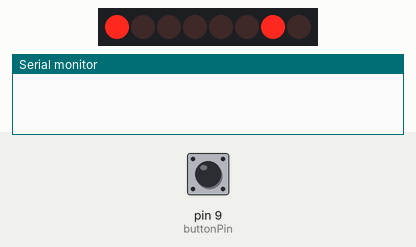
Bench run of a sketch on a simulated Arduino Uno, built with avr-gcc and run on an emulated ATmega328P. Parts: 8 shift-register outputs drawn as a row of LEDs (first output left, lit = HIGH), the last lines printed to the serial monitor. Wiring (inferred from the names in the program): shift register (74HC595): data pin 4; shift clock pin 3; latch pin 2. Wiring (inferred from the signals the program sends): row of LEDs: on Q0, Q1, Q2, Q3, Q4, Q5, Q6, Q7. The test bench sets the inputs (shaded band); at power-on: pin 9 (buttonPin) LOW. Random numbers use the default seed unless the sketch sets one.

Above: at 1.2 s.
1.3 s: pin 9 (buttonPin) pulled HIGH for 0.15 s
At 3.0 s:
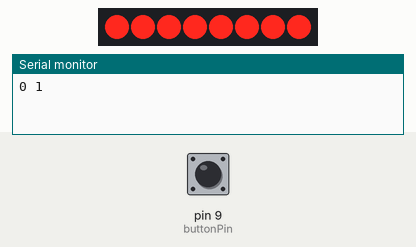
3.3 s: pin 9 (buttonPin) pulled HIGH for 1 s
At 5.5 s:
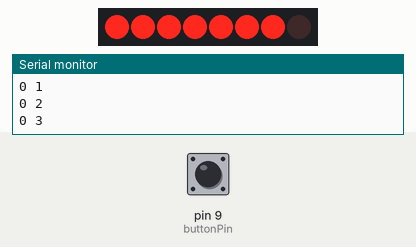
5.8 s: pin 9 (buttonPin) pulled HIGH for 3.2 s
At 6.3 s:
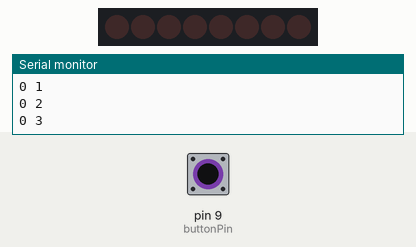
10.8 s: pin 9 (buttonPin) pulled HIGH for 1 s
At 12.6 s:
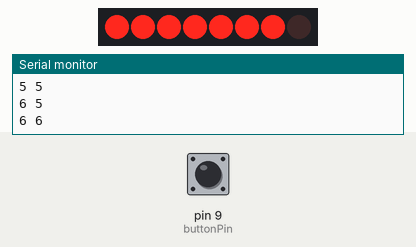
13.3 s: pin 9 (buttonPin) pulled HIGH for 0.15 s
At 13.59 s:
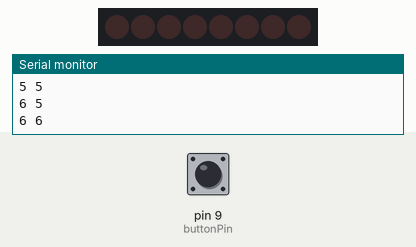
14.0 s: pin 9 (buttonPin) pulled HIGH for 0.15 s
Timing chart, 0 to 15.7 s (numbered marks = the images above; inputs shaded):
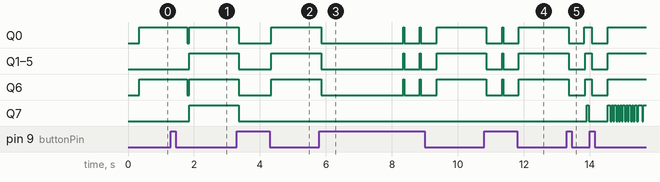

The sketch:

Pizza.ino
```cpp
#include <Display_RF.h>

#define PIN_SCE   2//7  // LCD CS  .... Pin 3
#define PIN_RESET 6  // LCD RST .... Pin 1
#define PIN_DC    5  // LCD Dat/Com. Pin 5
#define PIN_SDIN  4  // LCD SPIDat . Pin 6
#define PIN_SCLK  3  // LCD SPIClk . Pin 4
                     // LCD Gnd .... Pin 2
                     // LCD Vcc .... Pin 8
                     // LCD Vlcd ... Pin 7

Display_RF d(PIN_SCE,PIN_SCLK, PIN_SDIN, PIN_DC, PIN_RESET);
int buttonState = 0;

const int buttonPin = 9;

void setup(void){
  d.LcdInitialise();
  d.LcdClear();

  pinMode(buttonPin, INPUT);
  Serial.begin(9600);

}

int scoreA, scoreB = 0;
String score;

void loop(void){

  buttonState = digitalRead(buttonPin);
  boolean scored= false;
  if (buttonState == HIGH) {
    scored=true;
    if(random(0,2) ==0){
    scoreA+=1;
    } else {
      scoreB+=1;
    }
    score = String(scoreA) + " "+ String(scoreB);
    delay(500);//beter is een capacitor
  }
  d.gotoXY(24,1);
  char charBuf[50];
  score.toCharArray(charBuf, 50);
  d.LcdString (charBuf);
  if(scored){
    Serial.println(score);
    scored= false;
  }
}
```

Display_RF.cpp
```cpp
#include "Display_RF.h"

#define LCD_C     LOW
#define LCD_D     HIGH

#define LCD_X     84
#define LCD_Y     48
#define LCD_CMD   0


//#define PIN_SCE   2  // LCD CS  .... Pin 3
#define PIN_RESET 6  // LCD RST .... Pin 1
//#define PIN_DC    5  // LCD Dat/Com. Pin 5
//#define PIN_SDIN  4  // LCD SPIDat . Pin 6
//#define PIN_SCLK  3  // LCD SPIClk . Pin 4
                     // LCD Gnd .... Pin 2
                     // LCD Vcc .... Pin 8
                     // LCD Vlcd ... Pin 7


static const byte ASCII[][5] =
{
 {0x00, 0x00, 0x00, 0x00, 0x00} // 20
,{0x00, 0x00, 0x5f, 0x00, 0x00} // 21 !
,{0x00, 0x07, 0x00, 0x07, 0x00} // 22 "
,{0x14, 0x7f, 0x14, 0x7f, 0x14} // 23 #
,{0x24, 0x2a, 0x7f, 0x2a, 0x12} // 24 $
,{0x23, 0x13, 0x08, 0x64, 0x62} // 25 %
,{0x36, 0x49, 0x55, 0x22, 0x50} // 26 &
,{0x00, 0x05, 0x03, 0x00, 0x00} // 27 '
,{0x00, 0x1c, 0x22, 0x41, 0x00} // 28 (
,{0x00, 0x41, 0x22, 0x1c, 0x00} // 29 )
,{0x14, 0x08, 0x3e, 0x08, 0x14} // 2a *
,{0x08, 0x08, 0x3e, 0x08, 0x08} // 2b +
,{0x00, 0x50, 0x30, 0x00, 0x00} // 2c ,
,{0x08, 0x08, 0x08, 0x08, 0x08} // 2d -
,{0x00, 0x60, 0x60, 0x00, 0x00} // 2e .
,{0x20, 0x10, 0x08, 0x04, 0x02} // 2f /
,{0x3e, 0x51, 0x49, 0x45, 0x3e} // 30 0
,{0x00, 0x42, 0x7f, 0x40, 0x00} // 31 1
,{0x42, 0x61, 0x51, 0x49, 0x46} // 32 2
,{0x21, 0x41, 0x45, 0x4b, 0x31} // 33 3
,{0x18, 0x14, 0x12, 0x7f, 0x10} // 34 4
,{0x27, 0x45, 0x45, 0x45, 0x39} // 35 5
,{0x3c, 0x4a, 0x49, 0x49, 0x30} // 36 6
,{0x01, 0x71, 0x09, 0x05, 0x03} // 37 7
,{0x36, 0x49, 0x49, 0x49, 0x36} // 38 8
,{0x06, 0x49, 0x49, 0x29, 0x1e} // 39 9
,{0x00, 0x36, 0x36, 0x00, 0x00} // 3a :
,{0x00, 0x56, 0x36, 0x00, 0x00} // 3b ;
,{0x08, 0x14, 0x22, 0x41, 0x00} // 3c <
,{0x14, 0x14, 0x14, 0x14, 0x14} // 3d =
,{0x00, 0x41, 0x22, 0x14, 0x08} // 3e >
,{0x02, 0x01, 0x51, 0x09, 0x06} // 3f ?
,{0x32, 0x49, 0x79, 0x41, 0x3e} // 40 @
,{0x7e, 0x11, 0x11, 0x11, 0x7e} // 41 A
,{0x7f, 0x49, 0x49, 0x49, 0x36} // 42 B
,{0x3e, 0x41, 0x41, 0x41, 0x22} // 43 C
,{0x7f, 0x41, 0x41, 0x22, 0x1c} // 44 D
,{0x7f, 0x49, 0x49, 0x49, 0x41} // 45 E
,{0x7f, 0x09, 0x09, 0x09, 0x01} // 46 F
,{0x3e, 0x41, 0x49, 0x49, 0x7a} // 47 G
,{0x7f, 0x08, 0x08, 0x08, 0x7f} // 48 H
,{0x00, 0x41, 0x7f, 0x41, 0x00} // 49 I
,{0x20, 0x40, 0x41, 0x3f, 0x01} // 4a J
,{0x7f, 0x08, 0x14, 0x22, 0x41} // 4b K
,{0x7f, 0x40, 0x40, 0x40, 0x40} // 4c L
,{0x7f, 0x02, 0x0c, 0x02, 0x7f} // 4d M
,{0x7f, 0x04, 0x08, 0x10, 0x7f} // 4e N
,{0x3e, 0x41, 0x41, 0x41, 0x3e} // 4f O
,{0x7f, 0x09, 0x09, 0x09, 0x06} // 50 P
,{0x3e, 0x41, 0x51, 0x21, 0x5e} // 51 Q
,{0x7f, 0x09, 0x19, 0x29, 0x46} // 52 R
,{0x46, 0x49, 0x49, 0x49, 0x31} // 53 S
,{0x01, 0x01, 0x7f, 0x01, 0x01} // 54 T
,{0x3f, 0x40, 0x40, 0x40, 0x3f} // 55 U
,{0x1f, 0x20, 0x40, 0x20, 0x1f} // 56 V
,{0x3f, 0x40, 0x38, 0x40, 0x3f} // 57 W
,{0x63, 0x14, 0x08, 0x14, 0x63} // 58 X
,{0x07, 0x08, 0x70, 0x08, 0x07} // 59 Y
,{0x61, 0x51, 0x49, 0x45, 0x43} // 5a Z
,{0x00, 0x7f, 0x41, 0x41, 0x00} // 5b [
,{0x02, 0x04, 0x08, 0x10, 0x20} // 5c ¥
,{0x00, 0x41, 0x41, 0x7f, 0x00} // 5d ]
,{0x04, 0x02, 0x01, 0x02, 0x04} // 5e ^
,{0x40, 0x40, 0x40, 0x40, 0x40} // 5f _
,{0x00, 0x01, 0x02, 0x04, 0x00} // 60 `
,{0x20, 0x54, 0x54, 0x54, 0x78} // 61 a
,{0x7f, 0x48, 0x44, 0x44, 0x38} // 62 b
,{0x38, 0x44, 0x44, 0x44, 0x20} // 63 c
,{0x38, 0x44, 0x44, 0x48, 0x7f} // 64 d
,{0x38, 0x54, 0x54, 0x54, 0x18} // 65 e
,{0x08, 0x7e, 0x09, 0x01, 0x02} // 66 f
,{0x0c, 0x52, 0x52, 0x52, 0x3e} // 67 g
,{0x7f, 0x08, 0x04, 0x04, 0x78} // 68 h
,{0x00, 0x44, 0x7d, 0x40, 0x00} // 69 i
,{0x20, 0x40, 0x44, 0x3d, 0x00} // 6a j
,{0x7f, 0x10, 0x28, 0x44, 0x00} // 6b k
,{0x00, 0x41, 0x7f, 0x40, 0x00} // 6c l
,{0x7c, 0x04, 0x18, 0x04, 0x78} // 6d m
,{0x7c, 0x08, 0x04, 0x04, 0x78} // 6e n
,{0x38, 0x44, 0x44, 0x44, 0x38} // 6f o
,{0x7c, 0x14, 0x14, 0x14, 0x08} // 70 p
,{0x08, 0x14, 0x14, 0x18, 0x7c} // 71 q
,{0x7c, 0x08, 0x04, 0x04, 0x08} // 72 r
,{0x48, 0x54, 0x54, 0x54, 0x20} // 73 s
,{0x04, 0x3f, 0x44, 0x40, 0x20} // 74 t
,{0x3c, 0x40, 0x40, 0x20, 0x7c} // 75 u
,{0x1c, 0x20, 0x40, 0x20, 0x1c} // 76 v
,{0x3c, 0x40, 0x30, 0x40, 0x3c} // 77 w
,{0x44, 0x28, 0x10, 0x28, 0x44} // 78 x
,{0x0c, 0x50, 0x50, 0x50, 0x3c} // 79 y
,{0x44, 0x64, 0x54, 0x4c, 0x44} // 7a z
,{0x00, 0x08, 0x36, 0x41, 0x00} // 7b {
,{0x00, 0x00, 0x7f, 0x00, 0x00} // 7c |
,{0x00, 0x41, 0x36, 0x08, 0x00} // 7d }
,{0x10, 0x08, 0x08, 0x10, 0x08} // 7e ←
,{0x00, 0x06, 0x09, 0x09, 0x06} // 7f →
};


Display_RF::Display_RF(
      int pin_sce,//eg 2
      int pin_sclk,//3
      int pin_sdin,//4
      int pin_dc,//5
      int pin_reset//6
){
  _pin_sce   = pin_sce;
  _pin_sclk  = pin_sclk;
  _pin_sdin  = pin_sdin;
  _pin_dc    = pin_dc;
  _pin_reset = pin_reset;
}

void Display_RF::LcdCharacter(char character){
  LcdWrite(LCD_D, 0x00);
  for (int index = 0; index < 5; index++)
  {
    LcdWrite(LCD_D, ASCII[character - 0x20][index]);
  }
  LcdWrite(LCD_D, 0x00);
}

void Display_RF::LcdClear(void){
  for (int index = 0; index < LCD_X * LCD_Y / 8; index++)
  {
    LcdWrite(LCD_D, 0x00);
  }
}

void Display_RF::LcdInitialise(void){
  pinMode(_pin_sce,   OUTPUT);
  pinMode(_pin_reset, OUTPUT);
  pinMode(_pin_dc,    OUTPUT);
  pinMode(_pin_sdin,  OUTPUT);
  pinMode(_pin_sclk,  OUTPUT);

  digitalWrite(_pin_reset, LOW);
 // delay(1);
  digitalWrite(_pin_reset, HIGH);

  LcdWrite( LCD_CMD, 0x21 );  // LCD Extended Commands.
  LcdWrite( LCD_CMD, 0xBf );  // Set LCD Vop (Contrast). //B1
  LcdWrite( LCD_CMD, 0x04 );  // Set Temp coefficent. //0x04
  LcdWrite( LCD_CMD, 0x14 );  // LCD bias mode 1:48. //0x13
  LcdWrite( LCD_CMD, 0x0C );  // LCD in normal mode. 0x0d for inverse
  LcdWrite(LCD_C, 0x20);
  LcdWrite(LCD_C, 0x0C);
}

void Display_RF::LcdString(char *characters){
  while (*characters)
  {
    LcdCharacter(*characters++);
  }
}

void Display_RF::LcdWrite(byte dc, byte data){
  digitalWrite(_pin_dc, dc);
  digitalWrite(_pin_sce, LOW);
  shiftOut(_pin_sdin, _pin_sclk, MSBFIRST, data);
  digitalWrite(_pin_sce, HIGH);
}

// gotoXY routine to position cursor
// x - range: 0 to 84
// y - range: 0 to 5

void Display_RF::gotoXY(int x, int y){
  LcdWrite( 0, 0x80 | x);  // Column.
  LcdWrite( 0, 0x40 | y);  // Row.

}


void Display_RF::drawLine(void){
  unsigned char  j;
   for(j=0; j<84; j++) // top
	{
          gotoXY (j,0);
	  LcdWrite (1,0x01);
  }
  for(j=0; j<84; j++) //Bottom
	{
          gotoXY (j,5);
	  LcdWrite (1,0x80);
  }

  for(j=0; j<6; j++) // Right
	{
          gotoXY (83,j);
	  LcdWrite (1,0xff);
  }
	for(j=0; j<6; j++) // Left
	{
          gotoXY (0,j);
	  LcdWrite (1,0xff);
  }
}
```

Display_RF.h
```cpp
#include "Arduino.h"

#ifndef Display_RF_h
#define Display_RF_h

class Display_RF
{
  public:
    Display_RF(int pin_sce, int pin_sclk, int pin_sdin, int pin_dc, int pin_reset );

//    void dot();
//    void dash();

    void LcdCharacter(char character);
    void LcdClear(void);
    void LcdInitialise(void);
    void LcdString(char *characters);
    void LcdWrite(byte dc, byte data);
    void gotoXY(int x, int y);
    void drawLine(void);


  private:
        int _pin_sce;
        int _pin_sclk;
        int _pin_sdin;
        int _pin_dc;
        int _pin_reset;
};


#endif
```

Measured:
- after the input at 3.3 s, Q0–6: HIGH → LOW after 0.06 s, → HIGH 0.98 s later; Q7: HIGH → LOW after 0.06 s
- after the input at 5.8 s, Q0–6: HIGH → LOW after 0.06 s, then repeats every 0.50 s: HIGH 0.04 s, LOW 0.46 s, until it stays HIGH from 9.4 s
- after the input at 10.8 s, Q0–6: alternates HIGH for 0.04 s and LOW for 0.47 s, 4 changes in all, then stays HIGH, starting after 0.06 s
- after the input at 13.3 s, Q0: HIGH → LOW after 0.06 s, → HIGH 0.47 s later; Q1–6: HIGH → LOW after 0.06 s, → HIGH 0.50 s later; Q7: LOW → HIGH after 0.60 s, → LOW 0.06 s later
